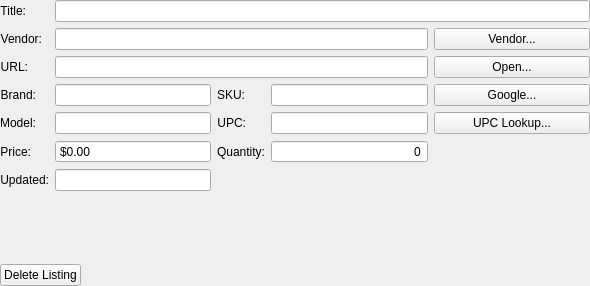
<?xml version="1.0" encoding="UTF-8"?>
<ui version="4.0">
 <class>vendorListingDetails</class>
 <widget class="QWidget" name="vendorListingDetails">
  <property name="geometry">
   <rect>
    <x>0</x>
    <y>0</y>
    <width>590</width>
    <height>286</height>
   </rect>
  </property>
  <property name="sizePolicy">
   <sizepolicy hsizetype="Fixed" vsizetype="Preferred">
    <horstretch>0</horstretch>
    <verstretch>2</verstretch>
   </sizepolicy>
  </property>
  <property name="minimumSize">
   <size>
    <width>590</width>
    <height>0</height>
   </size>
  </property>
  <property name="windowTitle">
   <string>Form</string>
  </property>
  <layout class="QGridLayout" name="gridLayout">
   <property name="leftMargin">
    <number>0</number>
   </property>
   <property name="topMargin">
    <number>0</number>
   </property>
   <property name="rightMargin">
    <number>0</number>
   </property>
   <property name="bottomMargin">
    <number>0</number>
   </property>
   <item row="0" column="0">
    <layout class="QVBoxLayout" name="verticalLayout">
     <property name="sizeConstraint">
      <enum>QLayout::SetMaximumSize</enum>
     </property>
     <item>
      <layout class="QGridLayout" name="gridLayout_2">
       <item row="3" column="4">
        <widget class="QPushButton" name="openGoogleBtn">
         <property name="sizePolicy">
          <sizepolicy hsizetype="Minimum" vsizetype="Fixed">
           <horstretch>0</horstretch>
           <verstretch>0</verstretch>
          </sizepolicy>
         </property>
         <property name="text">
          <string>Google...</string>
         </property>
        </widget>
       </item>
       <item row="3" column="1">
        <widget class="QLineEdit" name="brandLine">
         <property name="sizePolicy">
          <sizepolicy hsizetype="Preferred" vsizetype="Fixed">
           <horstretch>0</horstretch>
           <verstretch>0</verstretch>
          </sizepolicy>
         </property>
         <property name="readOnly">
          <bool>true</bool>
         </property>
        </widget>
       </item>
       <item row="3" column="0">
        <widget class="QLabel" name="label_2">
         <property name="sizePolicy">
          <sizepolicy hsizetype="Maximum" vsizetype="Preferred">
           <horstretch>0</horstretch>
           <verstretch>0</verstretch>
          </sizepolicy>
         </property>
         <property name="text">
          <string>Brand:</string>
         </property>
         <property name="alignment">
          <set>Qt::AlignRight|Qt::AlignTrailing|Qt::AlignVCenter</set>
         </property>
        </widget>
       </item>
       <item row="0" column="1" colspan="4">
        <widget class="QLineEdit" name="titleLine">
         <property name="sizePolicy">
          <sizepolicy hsizetype="Minimum" vsizetype="Fixed">
           <horstretch>0</horstretch>
           <verstretch>0</verstretch>
          </sizepolicy>
         </property>
         <property name="minimumSize">
          <size>
           <width>513</width>
           <height>0</height>
          </size>
         </property>
         <property name="readOnly">
          <bool>true</bool>
         </property>
        </widget>
       </item>
       <item row="0" column="0">
        <widget class="QLabel" name="label">
         <property name="sizePolicy">
          <sizepolicy hsizetype="Maximum" vsizetype="Preferred">
           <horstretch>0</horstretch>
           <verstretch>0</verstretch>
          </sizepolicy>
         </property>
         <property name="text">
          <string>Title:</string>
         </property>
         <property name="alignment">
          <set>Qt::AlignRight|Qt::AlignTrailing|Qt::AlignVCenter</set>
         </property>
        </widget>
       </item>
       <item row="6" column="1">
        <widget class="QDoubleSpinBox" name="priceBox">
         <property name="sizePolicy">
          <sizepolicy hsizetype="Preferred" vsizetype="Fixed">
           <horstretch>0</horstretch>
           <verstretch>0</verstretch>
          </sizepolicy>
         </property>
         <property name="alignment">
          <set>Qt::AlignLeading|Qt::AlignLeft|Qt::AlignVCenter</set>
         </property>
         <property name="buttonSymbols">
          <enum>QAbstractSpinBox::NoButtons</enum>
         </property>
         <property name="prefix">
          <string>$</string>
         </property>
         <property name="maximum">
          <double>999999.000000000000000</double>
         </property>
        </widget>
       </item>
       <item row="2" column="0">
        <widget class="QLabel" name="label_6">
         <property name="sizePolicy">
          <sizepolicy hsizetype="Maximum" vsizetype="Preferred">
           <horstretch>0</horstretch>
           <verstretch>0</verstretch>
          </sizepolicy>
         </property>
         <property name="text">
          <string>URL:</string>
         </property>
         <property name="alignment">
          <set>Qt::AlignRight|Qt::AlignTrailing|Qt::AlignVCenter</set>
         </property>
        </widget>
       </item>
       <item row="7" column="1">
        <widget class="QLineEdit" name="updatedLine">
         <property name="sizePolicy">
          <sizepolicy hsizetype="Preferred" vsizetype="Fixed">
           <horstretch>0</horstretch>
           <verstretch>0</verstretch>
          </sizepolicy>
         </property>
         <property name="readOnly">
          <bool>true</bool>
         </property>
        </widget>
       </item>
       <item row="4" column="2">
        <widget class="QLabel" name="label_5">
         <property name="sizePolicy">
          <sizepolicy hsizetype="Maximum" vsizetype="Preferred">
           <horstretch>0</horstretch>
           <verstretch>0</verstretch>
          </sizepolicy>
         </property>
         <property name="text">
          <string>UPC:</string>
         </property>
         <property name="alignment">
          <set>Qt::AlignRight|Qt::AlignTrailing|Qt::AlignVCenter</set>
         </property>
        </widget>
       </item>
       <item row="4" column="3">
        <widget class="QLineEdit" name="upcLine">
         <property name="sizePolicy">
          <sizepolicy hsizetype="Preferred" vsizetype="Fixed">
           <horstretch>0</horstretch>
           <verstretch>0</verstretch>
          </sizepolicy>
         </property>
         <property name="readOnly">
          <bool>true</bool>
         </property>
        </widget>
       </item>
       <item row="6" column="0">
        <widget class="QLabel" name="label_18">
         <property name="sizePolicy">
          <sizepolicy hsizetype="Maximum" vsizetype="Preferred">
           <horstretch>0</horstretch>
           <verstretch>0</verstretch>
          </sizepolicy>
         </property>
         <property name="text">
          <string>Price:</string>
         </property>
         <property name="alignment">
          <set>Qt::AlignRight|Qt::AlignTrailing|Qt::AlignVCenter</set>
         </property>
        </widget>
       </item>
       <item row="6" column="2">
        <widget class="QLabel" name="label_17">
         <property name="sizePolicy">
          <sizepolicy hsizetype="Maximum" vsizetype="Preferred">
           <horstretch>0</horstretch>
           <verstretch>0</verstretch>
          </sizepolicy>
         </property>
         <property name="text">
          <string>Quantity:</string>
         </property>
         <property name="alignment">
          <set>Qt::AlignRight|Qt::AlignTrailing|Qt::AlignVCenter</set>
         </property>
        </widget>
       </item>
       <item row="1" column="1" colspan="3">
        <widget class="QLineEdit" name="vendorLine">
         <property name="sizePolicy">
          <sizepolicy hsizetype="Preferred" vsizetype="Fixed">
           <horstretch>0</horstretch>
           <verstretch>0</verstretch>
          </sizepolicy>
         </property>
         <property name="readOnly">
          <bool>true</bool>
         </property>
        </widget>
       </item>
       <item row="1" column="4">
        <widget class="QPushButton" name="openVendorBtn">
         <property name="sizePolicy">
          <sizepolicy hsizetype="Minimum" vsizetype="Fixed">
           <horstretch>0</horstretch>
           <verstretch>0</verstretch>
          </sizepolicy>
         </property>
         <property name="text">
          <string>Vendor...</string>
         </property>
        </widget>
       </item>
       <item row="2" column="1" colspan="3">
        <widget class="QLineEdit" name="urlLine">
         <property name="sizePolicy">
          <sizepolicy hsizetype="Preferred" vsizetype="Fixed">
           <horstretch>0</horstretch>
           <verstretch>0</verstretch>
          </sizepolicy>
         </property>
         <property name="readOnly">
          <bool>true</bool>
         </property>
        </widget>
       </item>
       <item row="7" column="0">
        <widget class="QLabel" name="label_19">
         <property name="sizePolicy">
          <sizepolicy hsizetype="Maximum" vsizetype="Preferred">
           <horstretch>0</horstretch>
           <verstretch>0</verstretch>
          </sizepolicy>
         </property>
         <property name="text">
          <string>Updated:</string>
         </property>
         <property name="alignment">
          <set>Qt::AlignRight|Qt::AlignTrailing|Qt::AlignVCenter</set>
         </property>
        </widget>
       </item>
       <item row="4" column="4">
        <widget class="QPushButton" name="openUPCLookupBtn">
         <property name="sizePolicy">
          <sizepolicy hsizetype="Minimum" vsizetype="Fixed">
           <horstretch>0</horstretch>
           <verstretch>0</verstretch>
          </sizepolicy>
         </property>
         <property name="text">
          <string>UPC Lookup...</string>
         </property>
        </widget>
       </item>
       <item row="1" column="0">
        <widget class="QLabel" name="label_7">
         <property name="sizePolicy">
          <sizepolicy hsizetype="Maximum" vsizetype="Preferred">
           <horstretch>0</horstretch>
           <verstretch>0</verstretch>
          </sizepolicy>
         </property>
         <property name="text">
          <string>Vendor:</string>
         </property>
         <property name="alignment">
          <set>Qt::AlignRight|Qt::AlignTrailing|Qt::AlignVCenter</set>
         </property>
        </widget>
       </item>
       <item row="2" column="4">
        <widget class="QPushButton" name="openUrlBtn">
         <property name="sizePolicy">
          <sizepolicy hsizetype="Minimum" vsizetype="Fixed">
           <horstretch>0</horstretch>
           <verstretch>0</verstretch>
          </sizepolicy>
         </property>
         <property name="text">
          <string>Open...</string>
         </property>
        </widget>
       </item>
       <item row="6" column="3">
        <widget class="QSpinBox" name="quantityBox">
         <property name="sizePolicy">
          <sizepolicy hsizetype="Preferred" vsizetype="Fixed">
           <horstretch>0</horstretch>
           <verstretch>0</verstretch>
          </sizepolicy>
         </property>
         <property name="alignment">
          <set>Qt::AlignRight|Qt::AlignTrailing|Qt::AlignVCenter</set>
         </property>
         <property name="buttonSymbols">
          <enum>QAbstractSpinBox::NoButtons</enum>
         </property>
        </widget>
       </item>
       <item row="4" column="0">
        <widget class="QLabel" name="label_3">
         <property name="sizePolicy">
          <sizepolicy hsizetype="Maximum" vsizetype="Preferred">
           <horstretch>0</horstretch>
           <verstretch>0</verstretch>
          </sizepolicy>
         </property>
         <property name="text">
          <string>Model:</string>
         </property>
         <property name="alignment">
          <set>Qt::AlignRight|Qt::AlignTrailing|Qt::AlignVCenter</set>
         </property>
        </widget>
       </item>
       <item row="4" column="1">
        <widget class="QLineEdit" name="modelLine">
         <property name="sizePolicy">
          <sizepolicy hsizetype="Preferred" vsizetype="Fixed">
           <horstretch>0</horstretch>
           <verstretch>0</verstretch>
          </sizepolicy>
         </property>
         <property name="readOnly">
          <bool>true</bool>
         </property>
        </widget>
       </item>
       <item row="3" column="2">
        <widget class="QLabel" name="label_4">
         <property name="sizePolicy">
          <sizepolicy hsizetype="Maximum" vsizetype="Preferred">
           <horstretch>0</horstretch>
           <verstretch>0</verstretch>
          </sizepolicy>
         </property>
         <property name="text">
          <string>SKU:</string>
         </property>
         <property name="alignment">
          <set>Qt::AlignRight|Qt::AlignTrailing|Qt::AlignVCenter</set>
         </property>
        </widget>
       </item>
       <item row="3" column="3">
        <widget class="QLineEdit" name="skuLine">
         <property name="sizePolicy">
          <sizepolicy hsizetype="Preferred" vsizetype="Fixed">
           <horstretch>0</horstretch>
           <verstretch>0</verstretch>
          </sizepolicy>
         </property>
         <property name="readOnly">
          <bool>true</bool>
         </property>
        </widget>
       </item>
      </layout>
     </item>
     <item>
      <spacer name="verticalSpacer">
       <property name="orientation">
        <enum>Qt::Vertical</enum>
       </property>
       <property name="sizeHint" stdset="0">
        <size>
         <width>20</width>
         <height>40</height>
        </size>
       </property>
      </spacer>
     </item>
     <item>
      <layout class="QHBoxLayout" name="horizontalLayout_4">
       <item>
        <widget class="QPushButton" name="deleteListingBtn">
         <property name="text">
          <string>Delete Listing</string>
         </property>
        </widget>
       </item>
       <item>
        <spacer name="horizontalSpacer">
         <property name="orientation">
          <enum>Qt::Horizontal</enum>
         </property>
         <property name="sizeHint" stdset="0">
          <size>
           <width>40</width>
           <height>20</height>
          </size>
         </property>
        </spacer>
       </item>
      </layout>
     </item>
    </layout>
   </item>
  </layout>
 </widget>
 <resources/>
 <connections/>
</ui>
